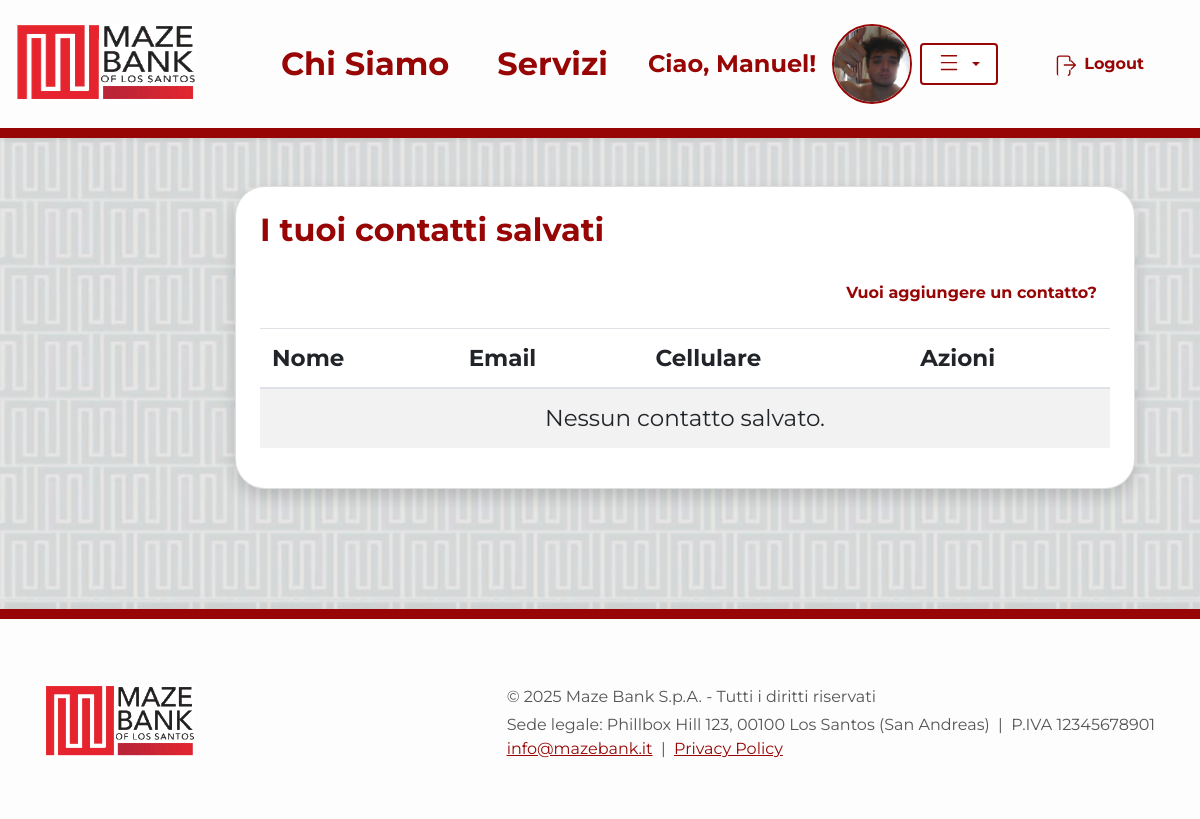
The app's page /banking/contatti_salvati/ (signed in), older data.
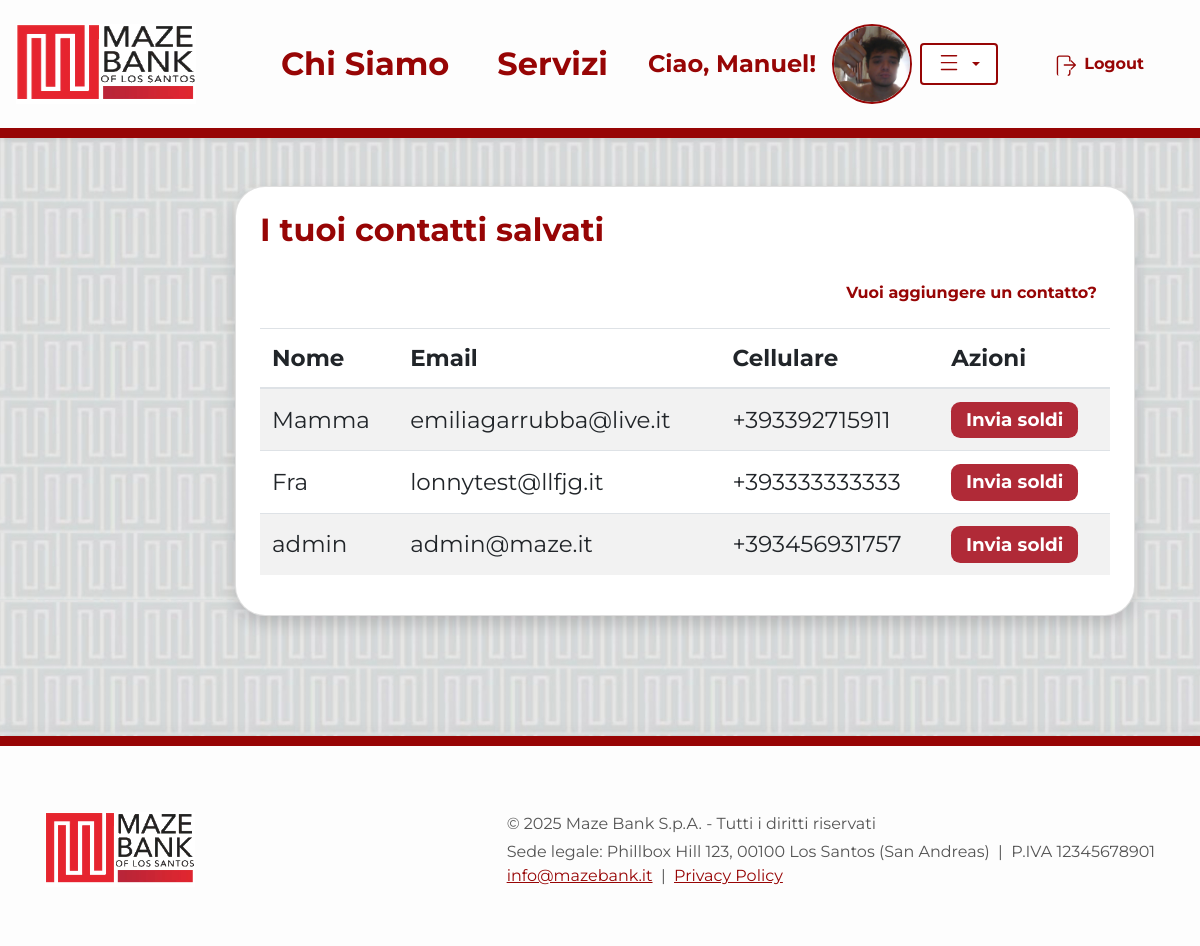
The same page, newer data.
### Banking/models.py (models this page shows, shortened)
class User(AbstractUser):
    email = models.EmailField('Email', unique=True, blank=False, null=False)
    first_name = models.CharField(max_length=150, blank=False)
    last_name = models.CharField(max_length=150, blank=False)
    data_nascita = models.DateField()
    indirizzo = models.CharField(max_length=255)
    citta = models.CharField(max_length=100)
    cellulare = PhoneNumberField(unique=True)
    immagine_profilo = models.ImageField(upload_to='profile_images/', blank=True, null=True)
    REQUIRED_FIELDS = ['email', 'first_name', 'last_name', 'data_nascita', 'indirizzo', 'citta', 'cellulare']

class ContattoSalvato(models.Model):
    proprietario = models.ForeignKey(
        User,
        on_delete=models.CASCADE,
        related_name='contatti_salvati'
    )
    utente_salvato = models.ForeignKey(
        User,
        on_delete=models.CASCADE,
        related_name='salvato_da'
    )
    nome = models.CharField(max_length=100)

### Banking/views/account_views/views.py (the view)
# urls.py: path('contatti_salvati/', ListaContattiSalvati.as_view(), name='contatti_salvati'),
class ListaContattiSalvati(LoginRequiredMixin, ListView):
    model = ContattoSalvato
    template_name = 'Banking/contatti_salvati.html'
    context_object_name = 'contatti'
    def get_queryset(self):
        return ContattoSalvato.objects.filter(proprietario=self.request.user)

### Banking/templates/Banking/contatti_salvati.html (shortened to what this page needs)
{% extends "home.html" %}
{% load static %}
{% block head %}
    {{ block.super }}
    <link rel="stylesheet" href="{% static 'css/Banking/contatti_salvati.css' %}">
{% endblock %}
{% block content %}
<div class="container my-5">
    <div class="row justify-content-center">
        <div class="col-lg-10 col-xl-8">
            <div class="card shadow contatti-card p-4">
                <h2 class="mb-4 font-weight-bold text-mazebank-red">I tuoi contatti salvati</h2>
                <div class="mb-3 text-right">
                    <a href="{% url 'Banking:add_contact' %}" class="btn btn-link font-weight-bold text-mazebank-red">
                        Vuoi aggiungere un contatto?
                    </a>
                </div>
                <table class="table table-striped">
                    <thead>
                        <tr>
                            <th>Nome</th>
                            <th>Email</th>
                            <th>Cellulare</th>
                            <th>Azioni</th>
                        </tr>
                    </thead>
                    <tbody>
                        {% for c in contatti %}
                            <tr>
                                <td>{{ c.nome }}</td>
                                <td>{{ c.utente_salvato.email }}</td>
                                <td>{{ c.utente_salvato.cellulare }}</td>
                                <td>
                                    <button class="btn-invia-rosso"
                                            onclick="apriModaleInvio('{{ c.pk }}', '{{ c.nome|escapejs }}')">
                                        Invia soldi
                                    </button>
                                </td>
                            </tr>
                        {% empty %}
                            <tr>
                                <td colspan="4" class="text-center">Nessun contatto salvato.</td>
                            </tr>
                        {% endfor %}
                    </tbody>
                </table>
            </div>
        </div>
    </div>
</div>
{% endblock %}

### templates/home.html (shortened to what this page needs)
{% load static %}
<!DOCTYPE html>
<html lang="it">
<head>
    {% block head %}
    <link href="https://cdn.jsdelivr.net/npm/bootstrap@4.6.2/dist/css/bootstrap.min.css" rel="stylesheet">
    <link href="{% static 'css/home.css' %}" rel="stylesheet">
    {% endblock %}
</head>
<body>
{% block navbar %}
<nav class="navbar navbar-expand-lg navbar shadow-sm justify-content-between navbar-mazebank">
    <a class="navbar-brand d-flex align-items-center" href="{% url 'homepage' %}">
        <img src="{% static 'imgs/logo2.jpg' %}" alt="MazeBank Logo" class="logo-img mr-3">
    </a>
    <div class="collapse navbar-collapse justify-content-end" id="navbarNav">
        <ul class="navbar-nav w-100 d-flex justify-content-end align-items-center">
            <li class="nav-item active mx-3">
                <a class="nav-link font-weight-bold h5 mb-0" href="{% url 'us' %}">Chi Siamo</a>
            </li>
            <li class="nav-item mx-3">
                <a class="nav-link font-weight-bold h5 mb-0" href="{% url 'services' %}">Servizi</a>
            </li>
            {% if not request.user.is_authenticated %}
                <li class="nav-item mx-3">
                    <a class="btn btn-outline-primary font-weight-bold px-4 py-2 d-flex align-items-center login-btn" href="{% url 'Banking:login' %}">
                        <span class="mr-2">
                            <svg xmlns="http://www.w3.org/2000/svg" width="22" height="22" fill="currentColor" class="bi bi-lock" viewBox="0 0 16 16">
                              <path d="M8 1a3 3 0 0 0-3 3v3h6V4a3 3 0 0 0-3-3zm-4 3a4 4 0 1 1 8 0v3a2 2 0 0 1 2 2v5a2 2 0 0 1-2 2H4a2 2 0 0 1-2-2V8a2 2 0 0 1 2-2V4z"/>
                            </svg>
                        </span>
                        Login
                    </a>
                </li>
                <li class="nav-item mx-3">
                    <a class="btn btn-mazebank-account font-weight-bold px-4 py-2 ml-2" href="{% url 'Banking:register' %}">Apri il Conto Online</a>
                </li>
            {% else %}
                <li class="nav-item mx-3 d-flex align-items-center">
                    <span class="font-weight-bold mr-2" style="font-size:1.5rem;">
                        Ciao, {{ request.user.first_name|default:request.user.username }}!
                    </span>
                    <div class="d-flex align-items-center">
                        {% if request.user.immagine_profilo %}
                            <a href="{% url 'Banking:profilo' request.user.pk %}">
                                <img src="{{ request.user.immagine_profilo.url }}" alt="Profilo" class="navbar-profile-img ml-2" style="cursor:pointer;">
                            </a>
                        {% else %}
                            <a href="{% url 'Banking:profilo' request.user.pk %}">
                                <img src="{% static 'imgs/default_profile.png' %}" alt="Profilo" class="navbar-profile-img ml-2" style="cursor:pointer;">
                            </a>
                        {% endif %}
                        <div class="dropdown ml-2">
                            <button class="btn btn-outline-secondary dropdown-toggle px-3 py-2 d-flex align-items-center" type="button" id="profileDropdown" data-toggle="dropdown" aria-haspopup="true" aria-expanded="false">
                                <svg xmlns="http://www.w3.org/2000/svg" width="22" height="22" fill="currentColor" class="bi bi-list mr-2" viewBox="0 0 16 16">
                                  <path fill-rule="evenodd" d="M2.5 12.5a.5.5 0 0 1 0-1h11a.5.5 0 0 1 0 1h-11zm0-5a.5.5 0 0 1 0-1h11a.5.5 0 0 1 0 1h-11zm0-5a.5.5 0 0 1 0-1h11a.5.5 0 0 1 0 1h-11z"/>
                                </svg>
                            </button>
                        </div>
                    </div>
                </li>
                <li class="nav-item mx-3">
                    <form action="{% url 'Banking:logout' %}" method="post" style="display:inline;">
                        <button type="submit" class="btn btn-outline-danger font-weight-bold px-4 py-2 d-flex align-items-center" style="border:none; background:none;">
                            <span class="mr-2">
                            </span>
                            Logout
                        </button>
                    </form>
                </li>
            {% endif %}
        </ul>
    </div>
</nav>
{% endblock %}
{% block content %}{% endblock %}
{% block footer %}
<footer class="footer-custom">
    <div class="container d-flex flex-column flex-md-row align-items-center justify-content-between py-4">
        <div class="d-flex align-items-center mb-3 mb-md-0">
            <img src="{% static 'imgs/logo2.jpg' %}" alt="MazeBank Logo" class="footer-logo mr-3">
        </div>
        <div class="footer-details text-center text-md-left mt-2 mt-md-0">
            <div class="mb-1">
                &copy; {% now "Y" %} Maze Bank S.p.A. - Tutti i diritti riservati
            </div>
            <div>
                Sede legale: Phillbox Hill 123, 00100 Los Santos (San Andreas) &nbsp;|&nbsp; P.IVA 12345678901
            </div>
            <div>
                <a href="mailto:info@mazebank.it" class="footer-link">info@mazebank.it</a> &nbsp;|&nbsp; <a href="#" class="footer-link">Privacy Policy</a>
            </div>
        </div>
    </div>
</footer>
{% endblock %}
</body>
</html>

### static/css/home.css (style rules this page uses)
body { min-height: 100vh; background: url("../imgs/Sfondo.jpg") repeat; background-size: 200px 600px; background-position: top left; color: #970505; }
.logo-img { height: 80px; width: 180px ; }
.footer-custom { background: #FDFDFD; border-top: 10px solid #970505; width: 100%; padding: 2.5rem 0 2rem 0; text-align: center; font-size: 1.15rem; color: #333; box-shadow: 0 -2px 16px rgba(0,0,0,0.06); position: relative; bottom: 0; left: 0; margin-top: 80px; }
.footer-logo { height: 80px; width: 150px; object-fit: contain; margin-right: 1rem; }
.footer-details { font-size: 1rem; color: #555; }
.footer-link { color: #970505; text-decoration: underline; transition: color 0.2s; }
body, .jumbotron, .carousel-caption, .navbar, .footer { font-family: 'Montserrat', Arial, Helvetica, sans-serif; }
.navbar { background-color: #FDFDFD !important; min-height: 90px; border-bottom: 10px solid #970505; }
.navbar-nav .nav-link { font-size: 2rem; color: #970505 !important; transition: color 0.2s; padding-left: 1.5rem; padding-right: 1.5rem; }
.navbar-profile-img { width: 80px; height: 80px; object-fit: cover; border: 2.5px solid #970505; border-radius: 50%; background: #fff; }
.text-mazebank-red { color: #970505 !important; }
.btn-outline-danger { border-color: #970505 !important; color: #970505 !important; }
.navbar-mazebank { padding-top: 1.2rem; padding-bottom: 1.2rem; }
#profileDropdown.btn-outline-secondary { border: 2.5px solid #970505 !important; color: #970505 !important; background: #fff !important; }
* { cursor: url("../imgs/cursor.cur"), auto !important; }

### static/css/Banking/contatti_salvati.css (style rules this page uses)
.contatti-card { border-radius: 1.5em; background: #fff; box-shadow: 0 0 40px 0 rgba(0,0,0,0.10); margin-bottom: 2em; font-size: 1.25rem; max-width: 1800px; min-width: 900px; width: 100%; }
.text-mazebank-red { color: #b02a37; }
.table th, .table td { font-size: 1.15em; vertical-align: middle; }
.btn-invia-rosso, .btn-invia-rosso:active, .btn-invia-rosso:visited { background-color: #b02a37 !important; color: #fff !important; border: none !important; font-weight: bold; font-size: 0.80em; padding: 0.25em 0.8em; border-radius: 0.5em; transition: background 0.2s; }

Row changes from the older to the newer data that the page shows:
added ContattoSalvato: nome "Mamma", utente_salvato.email "emiliagarrubba@live.it", utente_salvato.cellulare "+393392715911"
added ContattoSalvato: nome "Fra", utente_salvato.email "lonnytest@llfjg.it", utente_salvato.cellulare "+393333333333"
added ContattoSalvato: nome "admin", utente_salvato.email "admin@maze.it", utente_salvato.cellulare "+393456931757"
Text that changed along with them:
text no longer shown: "Nessun contatto salvato."
